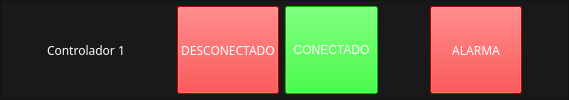
               <widget class="QFrame" name="f_superior_c_1">
                <property name="styleSheet">
                 <string notr="true">background-color: rgb(25, 25, 25);
color: rgb(255, 255, 255);</string>
                </property>
                <property name="frameShape">
                 <enum>QFrame::StyledPanel</enum>
                </property>
                <property name="frameShadow">
                 <enum>QFrame::Raised</enum>
                </property>
                <layout class="QHBoxLayout" name="horizontalLayout_3" stretch="1,1,1,2,2,1,2,1">
                 <property name="leftMargin">
                  <number>0</number>
                 </property>
                 <property name="topMargin">
                  <number>5</number>
                 </property>
                 <property name="rightMargin">
                  <number>0</number>
                 </property>
                 <property name="bottomMargin">
                  <number>5</number>
                 </property>
                 <item>
                  <spacer name="horizontalSpacer">
                   <property name="orientation">
                    <enum>Qt::Horizontal</enum>
                   </property>
                   <property name="sizeHint" stdset="0">
                    <size>
                     <width>55</width>
                     <height>20</height>
                    </size>
                   </property>
                  </spacer>
                 </item>
                 <item>
                  <widget class="QLabel" name="label">
                   <property name="font">
                    <font>
                     <family>Kollektif</family>
                     <pointsize>9</pointsize>
                     <italic>false</italic>
                     <bold>false</bold>
                    </font>
                   </property>
                   <property name="text">
                    <string>Controlador 1</string>
                   </property>
                  </widget>
                 </item>
                 <item>
                  <spacer name="horizontalSpacer_2">
                   <property name="orientation">
                    <enum>Qt::Horizontal</enum>
                   </property>
                   <property name="sizeHint" stdset="0">
                    <size>
                     <width>55</width>
                     <height>20</height>
                    </size>
                   </property>
                  </spacer>
                 </item>
                 <item>
                  <widget class="QPushButton" name="btn_desconectado">
                   <property name="sizePolicy">
                    <sizepolicy hsizetype="Minimum" vsizetype="Minimum">
                     <horstretch>0</horstretch>
                     <verstretch>0</verstretch>
                    </sizepolicy>
                   </property>
                   <property name="font">
                    <font>
                     <family>Kollektif</family>
                     <pointsize>9</pointsize>
                     <italic>false</italic>
                     <bold>false</bold>
                    </font>
                   </property>
                   <property name="styleSheet">
                    <string notr="true">background-color: rgb(255, 0, 0);
color: rgb(255, 255, 255);</string>
                   </property>
                   <property name="text">
                    <string>DESCONECTADO</string>
                   </property>
                  </widget>
                 </item>
                 <item>
                  <widget class="QPushButton" name="btn_conectado">
                   <property name="sizePolicy">
                    <sizepolicy hsizetype="Minimum" vsizetype="Minimum">
                     <horstretch>0</horstretch>
                     <verstretch>0</verstretch>
                    </sizepolicy>
                   </property>
                   <property name="styleSheet">
                    <string notr="true">background-color: rgb(0, 255, 0);
color: rgb(255, 255, 255);</string>
                   </property>
                   <property name="text">
                    <string>CONECTADO</string>
                   </property>
                  </widget>
                 </item>
                 <item>
                  <spacer name="horizontalSpacer_4">
                   <property name="orientation">
                    <enum>Qt::Horizontal</enum>
                   </property>
                   <property name="sizeHint" stdset="0">
                    <size>
                     <width>40</width>
                     <height>20</height>
                    </size>
                   </property>
                  </spacer>
                 </item>
                 <item>
                  <widget class="QPushButton" name="btn_alarma_1">
                   <property name="sizePolicy">
                    <sizepolicy hsizetype="Minimum" vsizetype="Minimum">
                     <horstretch>0</horstretch>
                     <verstretch>0</verstretch>
                    </sizepolicy>
                   </property>
                   <property name="font">
                    <font>
                     <family>Kollektif</family>
                     <pointsize>9</pointsize>
                     <italic>false</italic>
                     <bold>false</bold>
                    </font>
                   </property>
                   <property name="styleSheet">
                    <string notr="true">QPushButton {
	background-color: rgb(255, 0, 0);	
}

QPushButton:hover {
	background-color: rgb(99, 99, 99);
}</string>
                   </property>
                   <property name="text">
                    <string>ALARMA</string>
                   </property>
                  </widget>
                 </item>
                 <item>
                  <spacer name="horizontalSpacer_3">
                   <property name="orientation">
                    <enum>Qt::Horizontal</enum>
                   </property>
                   <property name="sizeHint" stdset="0">
                    <size>
                     <width>55</width>
                     <height>20</height>
                    </size>
                   </property>
                  </spacer>
                 </item>
                </layout>
               </widget>
